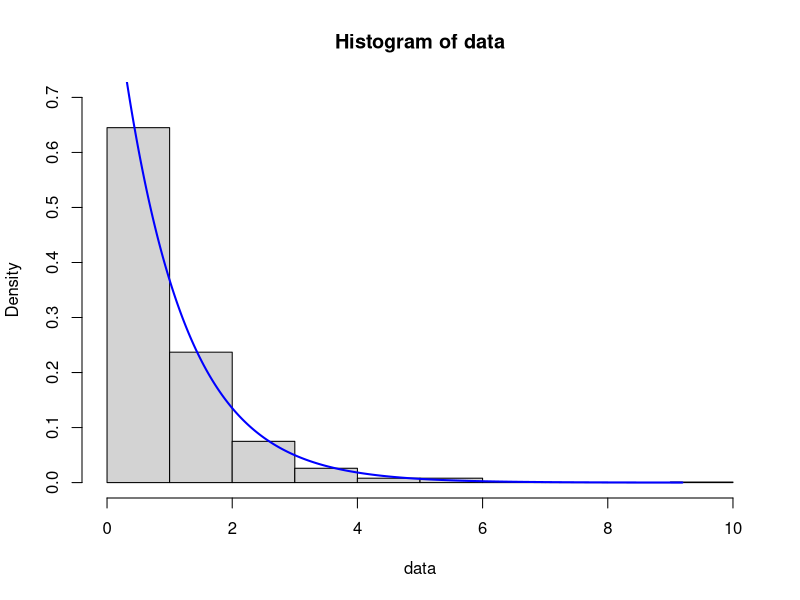
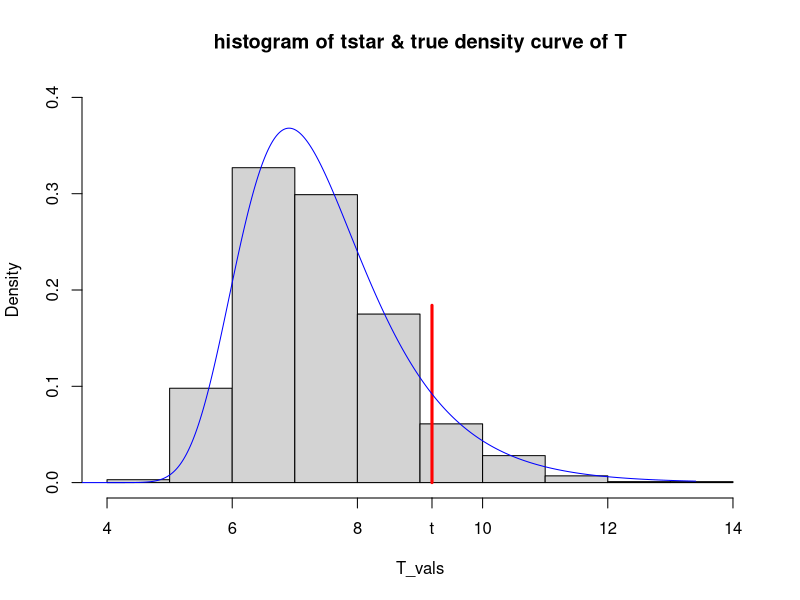
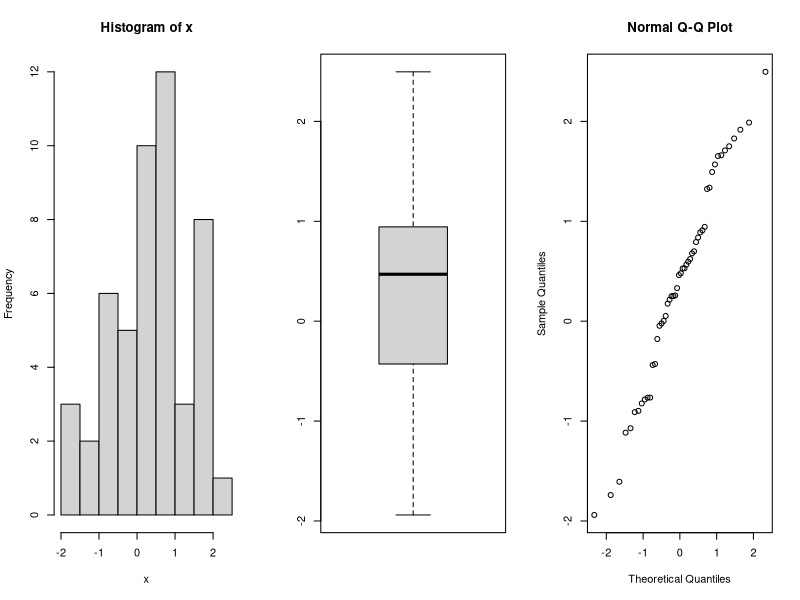
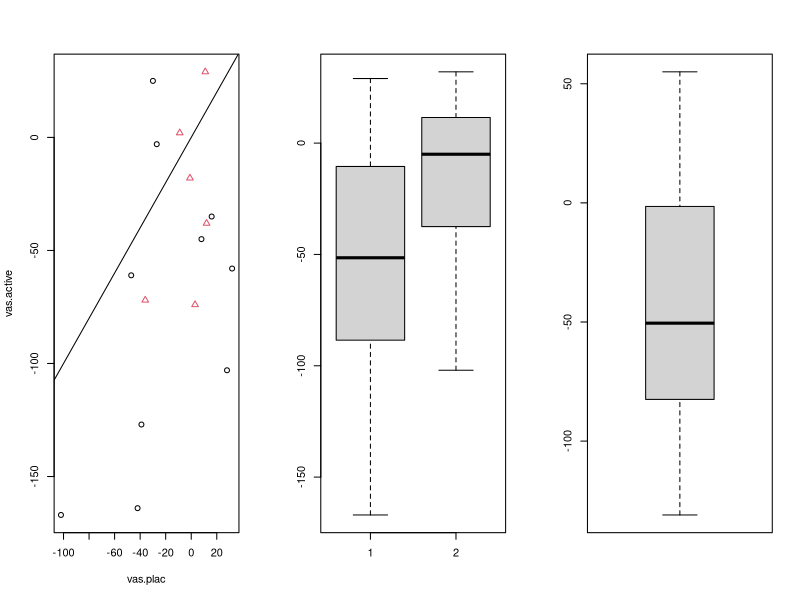
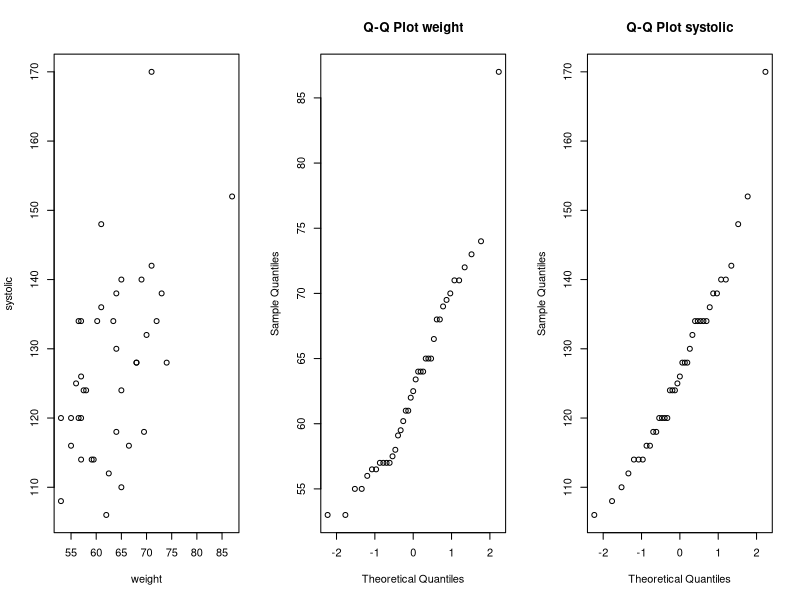
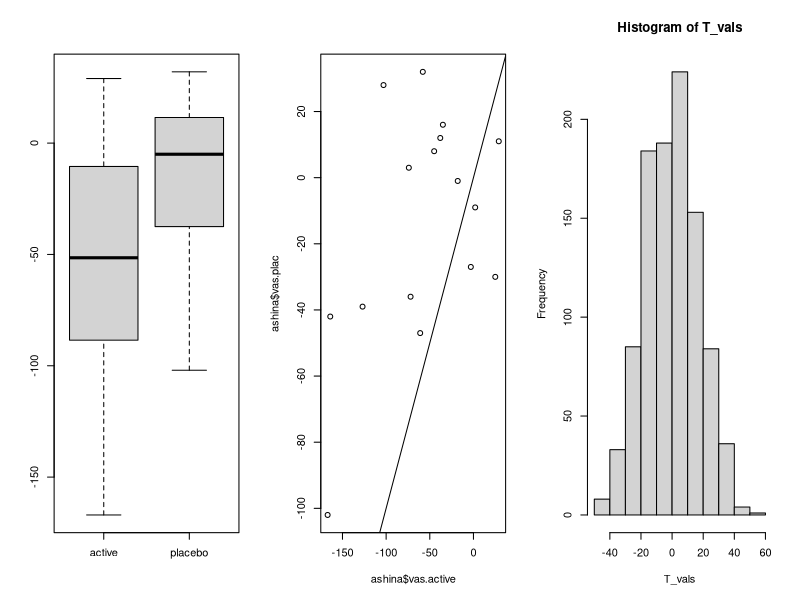

These figures' R source, in order:
# --------------------------------------------------- # 
# bootstrap confidence intervals
# determine the 95% confidence interval for the population mean of seeded clouds
# --------------------------------------------------- # 
clouds <- read.table(file="clouds.txt", header=TRUE)
T_val <- mean(clouds$seeded)

n_sim <- 1000
T_vals <- numeric(n_sim)
for (i in 1:n_sim) {
    # generate data sample X*_i, ..., X*_N by sampling N values from the original dataset X_i, ..., X_N with replacement
    sampled_seeded <- sample(clouds$seeded, replace=TRUE)
    # compute the test statistic T*_i = T(X*_i, ..., X*_N) for the sample
    T_vals[i] <- mean(sampled_seeded) # compute Ti*
}

# compute bootstrap confidence interval with confidence 1 - 2α
confidence <- 0.95
alpha <- (1 - confidence) / 2
# sum(T_vals < 2 * T_val - quantile(T_vals, alpha))
c(2 * T_val - quantile(T_vals, 1 - alpha), 2 * T_val - quantile(T_vals, alpha))

# --------------------------------------------------- # 
# bootstrap tests
# H_0: the data are a random sample from a population with some distribution
# e.g.: H_0: X_i ~ exp(1), i.i.d. i = 1, ..., N
# --------------------------------------------------- # 
data <- rexp(1000, 1)
# hist(data, prob=TRUE)
hist(data, prob=TRUE, ylim=c(0, 0.7))
x <- seq(0, max(data), length=1000)
lines(x, dexp(x), type="l", col="blue", lwd=2)

T_val <- max(data)
N <- length(data)
n_sim <- 1000
T_vals = numeric(n_sim)

for (i in 1:n_sim) {
    # generate data sample according to H_0
    sampled_data <- rexp(N, 1)
    # compute the test statistic T*_i = T(X*_i, ..., X*_N) for the sample
    T_vals[i] <- max(sampled_data)
}

# hist(T_vals, prob=TRUE)
dens_max_exp = function(x, n) n * exp(-x) * (1 - exp(-x))^(n-1)

hist(T_vals, prob=TRUE, ylim=c(0, 0.4), main="histogram of tstar & true density curve of T")
lines(rep(T_val, 2), seq(0, 2 * dens_max_exp(T_val, N), length=2), type="l", col="red", lwd=3)
axis(1, T_val, expression(paste("t") ) )
u <- seq(0, max(T_vals), length=1000)
lines(u, dens_max_exp(u, N), type="l", col="blue")

# compare the T-value of the original data to the T*-values and determine a p-value
p_val_left <- sum(T_vals < T_val) / n_sim
p_val_right <- sum(T_vals > T_val) / n_sim
p_val <- 2 * min(p_val_left, p_val_right)

# --------------------------------------------------- # 
# one sample, normal, t-test
# assumes the data are a random sample from a normal population
# H_0: the mean of this population is μ_0
# --------------------------------------------------- # 
mu <- 0.2
x <- rnorm(50, mu, 1) # creating artificial data
par(mfrow=c(1, 3))
hist(x)
boxplot(x)
qqnorm(x)

t.test(x)

# --------------------------------------------------- # 
# one sample, not normal, sign test
# assumes the data are a random sample from a population with a certain median m
# H_0: m = m_0 that the median of this population is m_0
# T: #(X_i > m_0) which has the Bin(N, 0.5) distribution under H_0
# --------------------------------------------------- # 
exam_results <- c(
    3.7, 5.2, 6.9, 7.2, 6.4, 9.3, 4.3, 8.4, 6.5, 8.1, 7.3, 6.1, 5.8
)
binom.test(sum(exam_results > 6), length(exam_results), p=0.5)

# --------------------------------------------------- # 
# one sample, not normal, wilcoxon test
# assumes the data are a random sample from a symmetric population with a certain median m
# H_0: the median of this population is m_0
# --------------------------------------------------- # 
# exam_results - 6
# rank(abs(exam_results - 6))
# rank(abs(exam_results - 6))[exam_results - 6 > 0]
# sum(rank(abs(exam_results - 6))[exam_results - 6 > 0])
wilcox.test(exam_results, mu=6)

# --------------------------------------------------- # 
# two paired samples, paired t-test
# H_0: the mean of the population is 0
# --------------------------------------------------- # 
ashina <- read.table("ashina.txt", header=TRUE)
plot(vas.active ~ vas.plac, pch=grp, col=grp, data=ashina); abline(0, 1)
boxplot(ashina$vas.active, ashina$vas.plac)
boxplot(ashina$vas.active - ashina$vas.plac)

t.test(ashina$vas.active, ashina$vas.plac, paired=TRUE)
t.test(ashina$vas.active - ashina$vas.plac)

# --------------------------------------------------- # 
# two paired samples, pearson's correlation test
# assumes normality of the both Xi and Yi
# H_0: the correlation between the two popluation is 0
# --------------------------------------------------- # 
peruvians <- read.table("peruvians.txt", header=TRUE)
plot(systolic ~ weight, data=peruvians)

cor.test(peruvians$systolic, peruvians$weight)

# --------------------------------------------------- # 
# two paired samples, pearson's correlation test
# H_0: the rank correlation between the two popluation is 0
# --------------------------------------------------- # 
qqnorm(peruvians$weight, main="Q-Q Plot weight")
qqnorm(peruvians$systolic, main="Q-Q Plot systolic")

cor.test(peruvians$systolic, peruvians$weight, method="spearman")

# --------------------------------------------------- # 
# two paired samples, permutation tests
# H_0: no difference between the distribution of X_i and that of Y_i within samples
# --------------------------------------------------- # 
boxplot(ashina$vas.active, ashina$vas.plac, names=c("active","placebo"))
plot(ashina$vas.active, ashina$vas.plac); abline(0, 1)

T_val <- mean(ashina$vas.active - ashina$vas.plac)
n_sim <- 1000
T_vals <- numeric(n_sim)
for (i in 1:n_sim) {
    permutated_ashina <- t(apply(cbind(ashina$vas.active, ashina$vas.plac), 1, sample))
    T_vals[i] <- mean(permutated_ashina[, 1] - permutated_ashina[, 2])
}

hist(T_vals)
p_val_left <- sum(T_vals < T_val) / n_sim
p_val_right <- sum(T_vals > T_val) / n_sim
p_val <- 2 * min(p_val_left, p_val_right)

# --------------------------------------------------- # 
# two independent samples, two samples t-test
# --------------------------------------------------- # 

# --------------------------------------------------- # 
# two independent samples, Mann-Whitney test
# --------------------------------------------------- # 

# --------------------------------------------------- # 
# two independent samples, Kolmogorov-Smirnov test
# --------------------------------------------------- # 
